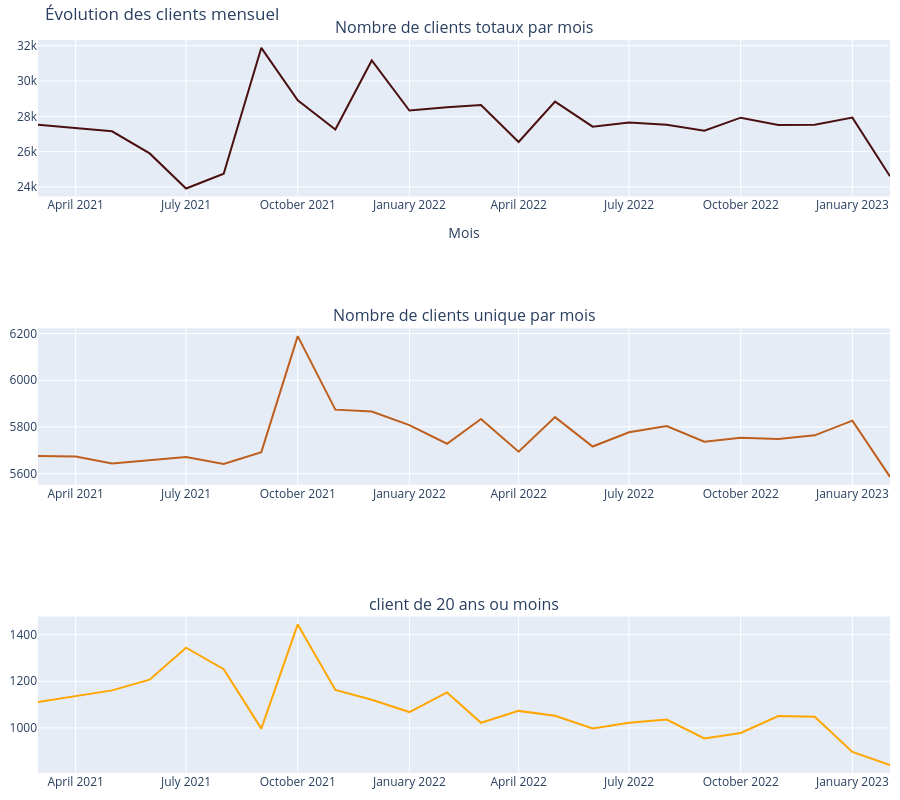

The notebook cell this image was saved under:
### Code cell
#traçage des courbes
fig = make_subplots(rows=3, cols=1, subplot_titles=("Nombre de clients totaux par mois", "Nombre de clients unique par mois", "client de 20 ans ou moins"), vertical_spacing=0.18)

fig.add_trace(go.Scatter(
    x=client_mois['date'], 
    y=client_mois['client'],
    mode='lines',
    name='clients unique par mois',
    line=dict(width=2, color='#BF5F1E'),
),
    row = 2, col = 1
)

fig.add_trace(go.Scatter(
    x=client_mois_total['date'],
    y=client_mois_total['client'],
    mode='lines',
    name = 'clients totaux par mois',
    line=dict(width=2, color='#4A1010'),
),
    row = 1, col = 1
)

fig.add_trace(go.Scatter(
    x=client_jeune['date'],
    y=client_jeune['client'],
    mode='lines',
    name = 'clients moins de 20 ans',
    line=dict(width=2, color='#FFA600'),
),
    row = 3, col = 1
)

# mise en forme
fig.update_layout(
    title="Évolution des clients mensuel",
    xaxis_title="Mois",
    height = 800,
    showlegend = False,
    margin= dict(t=40, b=20, l=10, r=10)
)

fig.update_xaxes(hoverformat = "%b %Y", tickformat = "%B %Y")
fig.show()

### Figure 1 — Plotly figure (JSON) as saved in the notebook; plotly's stock layout.template omitted (floating-point values rounded to 4 significant figures)
{"data": [{"line": {"color": "#BF5F1E", "width": 2}, "mode": "lines", "name": "clients unique par mois", "type": "scatter", "x": ["2021-03-01T00:00:00.000000000", "2021-04-01T00:00:00.000000000", "2021-05-01T00:00:00.000000000", "2021-06-01T00:00:00.000000000", "2021-07-01T00:00:00.000000000", "2021-08-01T00:00:00.000000000", "2021-09-01T00:00:00.000000000", "2021-10-01T00:00:00.000000000", "2021-11-01T00:00:00.000000000", "2021-12-01T00:00:00.000000000", "2022-01-01T00:00:00.000000000", "2022-02-01T00:00:00.000000000", "2022-03-01T00:00:00.000000000", "2022-04-01T00:00:00.000000000", "2022-05-01T00:00:00.000000000", "2022-06-01T00:00:00.000000000", "2022-07-01T00:00:00.000000000", "2022-08-01T00:00:00.000000000", "2022-09-01T00:00:00.000000000", "2022-10-01T00:00:00.000000000", "2022-11-01T00:00:00.000000000", "2022-12-01T00:00:00.000000000", "2023-01-01T00:00:00.000000000", "2023-02-01T00:00:00.000000000"], "xaxis": "x2", "y": [5675, 5673, 5643, 5658, 5671, 5641, 5692, 6189, 5874, 5866, 5808, 5728, 5834, 5694, 5842, 5716, 5777, 5804, 5737, 5754, 5748, 5764, 5827, 5586], "yaxis": "y2"}, {"line": {"color": "#4A1010", "width": 2}, "mode": "lines", "name": "clients totaux par mois", "type": "scatter", "x": ["2021-03-01T00:00:00.000000000", "2021-04-01T00:00:00.000000000", "2021-05-01T00:00:00.000000000", "2021-06-01T00:00:00.000000000", "2021-07-01T00:00:00.000000000", "2021-08-01T00:00:00.000000000", "2021-09-01T00:00:00.000000000", "2021-10-01T00:00:00.000000000", "2021-11-01T00:00:00.000000000", "2021-12-01T00:00:00.000000000", "2022-01-01T00:00:00.000000000", "2022-02-01T00:00:00.000000000", "2022-03-01T00:00:00.000000000", "2022-04-01T00:00:00.000000000", "2022-05-01T00:00:00.000000000", "2022-06-01T00:00:00.000000000", "2022-07-01T00:00:00.000000000", "2022-08-01T00:00:00.000000000", "2022-09-01T00:00:00.000000000", "2022-10-01T00:00:00.000000000", "2022-11-01T00:00:00.000000000", "2022-12-01T00:00:00.000000000", "2023-01-01T00:00:00.000000000", "2023-02-01T00:00:00.000000000"], "xaxis": "x", "y": [27518, 27352, 27153, 25900, 23909, 24747, 31884, 28908, 27252, 31170, 28330, 28520, 28641, 26549, 28837, 27414, 27655, 27525, 27189, 27925, 27512, 27526, 27928, 24604], "yaxis": "y"}, {"line": {"color": "#FFA600", "width": 2}, "mode": "lines", "name": "clients moins de 20 ans", "type": "scatter", "x": ["2021-03-01T00:00:00.000000000", "2021-04-01T00:00:00.000000000", "2021-05-01T00:00:00.000000000", "2021-06-01T00:00:00.000000000", "2021-07-01T00:00:00.000000000", "2021-08-01T00:00:00.000000000", "2021-09-01T00:00:00.000000000", "2021-10-01T00:00:00.000000000", "2021-11-01T00:00:00.000000000", "2021-12-01T00:00:00.000000000", "2022-01-01T00:00:00.000000000", "2022-02-01T00:00:00.000000000", "2022-03-01T00:00:00.000000000", "2022-04-01T00:00:00.000000000", "2022-05-01T00:00:00.000000000", "2022-06-01T00:00:00.000000000", "2022-07-01T00:00:00.000000000", "2022-08-01T00:00:00.000000000", "2022-09-01T00:00:00.000000000", "2022-10-01T00:00:00.000000000", "2022-11-01T00:00:00.000000000", "2022-12-01T00:00:00.000000000", "2023-01-01T00:00:00.000000000", "2023-02-01T00:00:00.000000000"], "xaxis": "x3", "y": [1111, 1138, 1161, 1207, 1344, 1252, 997, 1444, 1163, 1121, 1068, 1152, 1022, 1073, 1052, 998, 1022, 1036, 955, 978, 1051, 1048, 897, 840], "yaxis": "y3"}], "layout": {"annotations": [{"font": {"size": 16}, "showarrow": false, "text": "Nombre de clients totaux par mois", "x": 0.5, "xanchor": "center", "xref": "paper", "y": 1, "yanchor": "bottom", "yref": "paper"}, {"font": {"size": 16}, "showarrow": false, "text": "Nombre de clients unique par mois", "x": 0.5, "xanchor": "center", "xref": "paper", "y": 0.6067, "yanchor": "bottom", "yref": "paper"}, {"font": {"size": 16}, "showarrow": false, "text": "client de 20 ans ou moins", "x": 0.5, "xanchor": "center", "xref": "paper", "y": 0.2133, "yanchor": "bottom", "yref": "paper"}], "height": 800, "margin": {"b": 20, "l": 10, "r": 10, "t": 40}, "showlegend": false, "title": {"text": "Évolution des clients mensuel"}, "xaxis": {"anchor": "y", "domain": [0, 1], "hoverformat": "%b %Y", "tickformat": "%B %Y", "title": {"text": "Mois"}}, "xaxis2": {"anchor": "y2", "domain": [0, 1], "hoverformat": "%b %Y", "tickformat": "%B %Y"}, "xaxis3": {"anchor": "y3", "domain": [0, 1], "hoverformat": "%b %Y", "tickformat": "%B %Y"}, "yaxis": {"anchor": "x", "domain": [0.7867, 1]}, "yaxis2": {"anchor": "x2", "domain": [0.3933, 0.6067]}, "yaxis3": {"anchor": "x3", "domain": [0, 0.2133]}}}
